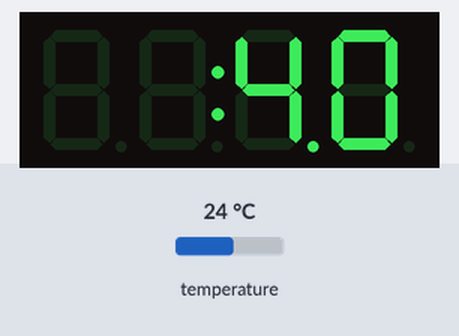
A sketch run on a simulated Arduino Uno, built with avr-gcc and run on an emulated ATmega328P. On the bench: 4-digit seven-segment display. Wiring (inferred from the names in the program): DS18B20 sensor: data pin 10; I2C bus: SDA pin 12; SCL pin 13; HT16K33 LED driver at I2C address 0x70. Inputs (shaded band) come from the test bench; at power-on: temperature 24 °C.

Above: at 1.2 s.
1.3 s: temperature set to 12 °C
At 2.5 s:
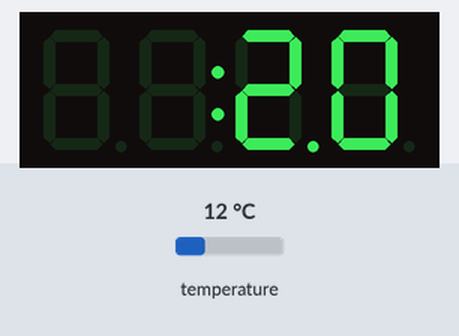
2.8 s: temperature set to 19 °C
At 3.8 s:
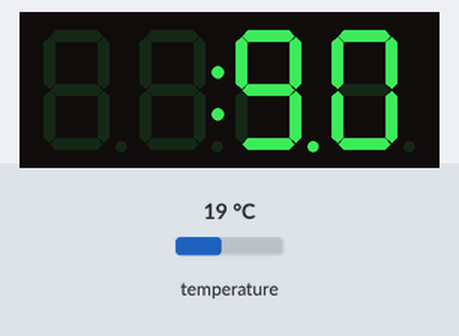
4.3 s: temperature set to 28 °C
Timing chart, 0 to 7.3 s (numbered marks = the images above; inputs shaded):
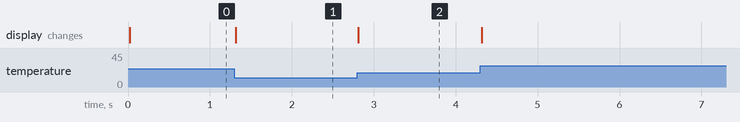

The sketch:

ds18b20_crc_ht16k33_7seg.ino
```cpp
//-----------------------------------------------------------------------------------
#include "assets/ds18b20/ds18b20.c"
#include "assets/ht16k33/ht16k33.c"
//-----------------------------------------------------------------------------------
float tempr = 0;
uint8_t str[12], sensorData[9];
//-----------------------------------------------------------------------------------
void setup()
{
  ht16k33_init(15);  // Initialize HT16K33 with brightness level 15
  ds18b20_init(34, -12, RES_10_BIT);  //Thermostat: High, Low, and Resolution
}
//-----------------------------------------------------------------------------------
void loop()
{
  uint8_t ok = ds18b20_getData(sensorData);

  if(ok == 1 && ds18b20_isDataValid(sensorData, 8) == 1)
  {
    tempr = ds18b20_getTempr(sensorData);
    dtostrf(tempr, 7, 2, str);           // 7 chars min total width, 2 after decimal point

    strcat(str, "°C");
    ht16k33_displayText(str);
  }
  else
      {
        ht16k33_displayText("Error  ");
      }
}
//-----------------------------------------------------------------------------------
```

I2C.h
```cpp
#ifndef I2C_H
#define I2C_H
//------------------------------------------------------------------------------
#define ACK  0
#define NACK 1
//------------------------------------------------------------------------------
uint8_t SCLK = 13;
uint8_t SDAT = 12;
//------------------------------------------------------------------------------
void I2C_init()
{
  // Note I2C SDA is open drain, this means we need to use INPUT for an SDA high logic. I.e. we can't just write digitalWrite(pin, HIGH) for the SDA.
  pinMode(SCLK, OUTPUT);

  pinMode(SDAT, INPUT);       // SDAT = 1
  digitalWrite(SCLK, HIGH);   // SCLK = 1
}
//------------------------------------------------------------------------------
void I2C_start()
{
  pinMode(SDAT, OUTPUT);     // SDAT = 0
  digitalWrite(SCLK, LOW);   // SCLK = 0
}
//------------------------------------------------------------------------------
void I2C_restart()
{
  pinMode(SDAT, INPUT);       // SDAT = 1
  digitalWrite(SCLK, HIGH);   // SCLK = 1
  pinMode(SDAT, OUTPUT);      // SDAT = 0
  digitalWrite(SCLK, LOW);    // SCLK = 0
}
//------------------------------------------------------------------------------
void I2C_stop()
{
  digitalWrite(SCLK, LOW);    // SCLK = 0
  pinMode(SDAT, OUTPUT);      // SDAT = 0
  digitalWrite(SCLK, HIGH);   // SCLK = 1
  pinMode(SDAT, INPUT);       // SDAT = 1
}
//------------------------------------------------------------------------------
void I2C_ack(uint8_t ackn)
{
  pinMode(SDAT, (ackn == 1) ? INPUT : OUTPUT);   // SDAT = ackn;
  digitalWrite(SCLK, HIGH);                      // SCLK = 1
  digitalWrite(SCLK, LOW);                       // SCLK = 0
  pinMode(SDAT, INPUT);                          // SDAT = 1
}
//------------------------------------------------------------------------------
uint8_t I2C_write(uint8_t data)
{
  for(uint8_t tx = 0; tx < 8; tx++)
  {
    pinMode(SDAT, ((data << tx) & 0x80) ? INPUT : OUTPUT) ; //MSB first SDAT 1 or 0
    digitalWrite(SCLK, HIGH);   // SCLK = 1
    digitalWrite(SCLK, LOW);    // SCLK = 0 //Toggle SCK pin So that slave can latch data bit
  }

  I2C_ack(ACK);

  return SDAT;
}
//------------------------------------------------------------------------------
uint8_t I2C_read(uint8_t ackState)
{
	uint8_t data = 0;

	for(uint8_t rx = 0; rx < 8; rx++)
	{
		digitalWrite(SCLK, HIGH);   // SCLK = 1

    data += digitalRead(SDAT) << (7-rx);  //MSB first

		digitalWrite(SCLK, LOW);    // SCLK = 0
	}

	I2C_ack(ackState);

	return data;
}
//------------------------------------------------------------------------------
#endif
```

ds18b20.h
```cpp
#ifndef DS18B20_H
#define	DS18B20_H
//------------------------------------------------------------------------------
#define FRAC_FLAG           0x000F
#define SKIP_ROM            0xCC
#define START_CONVERSION    0x44
#define WRITE_SCRATCHPAD    0x4E
#define READ_SCRATCHPAD     0xBE
//------------------------------------------------------------------------------
#define RES_09_BIT          0x1F
#define RES_10_BIT          0x3F
#define RES_11_BIT          0x5F
#define RES_12_BIT          0x7F
//------------------------------------------------------------------------------
void ds18b20_init(uint8_t highTemp, uint8_t lowTemp, uint8_t res);
uint8_t ds18b20_start(void);
void ds18b20_write(uint8_t data);
uint8_t ds18b20_read(void);
uint8_t ds18b20_command(uint8_t data);
uint8_t ds18b20_getData(uint8_t data[]);
float ds18b20_getTempr(uint8_t data[]);
int8_t ds18b20_getTH(uint8_t data[]);
int8_t ds18b20_getTL(uint8_t data[]);
uint8_t ds18b20_getConfig(uint8_t data[]);
uint8_t ds18b20_isDataValid(uint8_t data[], uint8_t size);
uint8_t ds18b20_calcCRC(uint8_t data[], uint8_t size);
float toFloat(int16_t tempr, uint8_t resInd);
//------------------------------------------------------------------------------
uint8_t DQ_PIN = 10;
float resValues[4] = { 0.5, 0.25, 0.125, 0.0625 }; // 2^(-1), 2^(-2), 2^(-3), 2^(-4)
//------------------------------------------------------------------------------
#endif	/* DS18B20_H */
```

ht16k33.h
```cpp
#ifndef HT16K33_H
#define	HT16K33_H
//------------------------------------------------------------------------------
#include "../I2C/I2C.h"
//------------------------------------------------------------------------------
#define HT16K33_ADDRESS  0xE0      // Address bits can be altered on device if wished
#define OSCILLATOR_ON    0x21      // HT16K33 internal oscillator
#define DIGITAL_DIM      0xE0
#define DISPLAY_SETUP    0x81
#define DISPLAY_MEMORY   0x00      // Start address. auto increments on every write. valid from 0x00 - 0xFF then auto wraps after last valid address
#define DECIMAL_POINT    0x80
//------------------------------------------------------------------------------
void ht16k33_init(uint8_t brightness);
void ht16k33_on(void);
void ht16k33_blink(uint8_t data);
void ht16k33_setBrightness(uint8_t data);
void ht16k33_displayNum(signed long int number);
void ht16k33_displayText(uint8_t text[]);
void ht16k33_write(uint8_t text[]);
void writeChar(uint8_t chr, uint8_t chrPos, int8_t dpPos);
uint8_t getDigit(uint8_t chr, uint8_t chrPos, int8_t dpPos);
uint8_t getCustomChar(uint8_t chr);
void setDpPos(int8_t dpPos[], uint8_t chars[]);
//------------------------------------------------------------------------------
//Common Cathode          0,    1,    2,    3,    4,    5,    6,    7,    8,   9
uint8_t digits[]   = { 0x3F, 0x06, 0x5B, 0x4F, 0x66, 0x6D, 0x7D, 0x07, 0x7F, 0x6F };
//----------------------------Custom characters---------------------------------
uint8_t chars[]    = {  '-',  ' ',  '°',  'C',  'F',  '%',  'T',  'D',  'E',  'O',  'R', '\0' };
uint8_t charCode[] = { 0x40, 0x00, 0x63, 0x39, 0x71, 0x73, 0x78, 0x5E, 0x79, 0x3F, 0x50, '\0' };
//------------------------------------------------------------------------------
#endif	/* HT16K33_H */
```

Measured:
- after the input at 1.3 s, the display: changes at once (image 1)
- after the input at 2.8 s, the display: changes at once (image 2)
